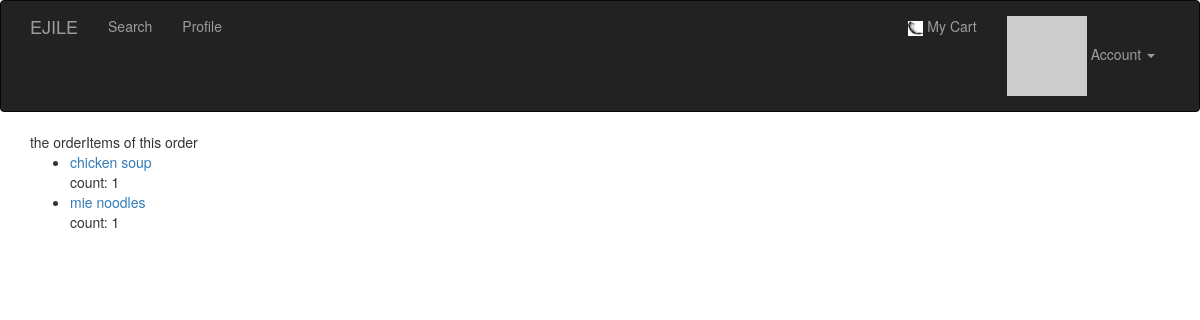
Screenshot of /order_detail/2 (signed in) with the database file from the repository.
### app/models.py (models this page shows, shortened)
class OrderItem(db.Model):
    __tablename__   = 'orderItems'
    id              = db.Column(db.Integer, primary_key = True)
    count           = db.Column(db.Integer)
    foodItem_id     = db.Column(db.Integer, db.ForeignKey('foodItems.id'))
    restaurant_id   = db.Column(db.Integer, db.ForeignKey('restaurants.id'))
    order_id        = db.Column(db.Integer, db.ForeignKey('orders.id'))

class FoodItem(db.Model):
    __tablename__   = 'foodItems'
    id              = db.Column(db.Integer, primary_key = True)
    price           = db.Column(db.Float)
    imageurl        = db.Column(db.Text)
    name            = db.Column(db.String(64))
    description      = db.Column(db.Text)
    orderItems      = db.relationship('OrderItem', backref = 'foodItem', lazy = 'dynamic')
    restaurant_id   = db.Column(db.Integer, db.ForeignKey('restaurants.id'))

### app/main/views.py (the view)
@main.route('/order_detail/<int:id>')
@login_required
def order_detail(id):
    order       = Order.query.get_or_404(id)
    orderItems  = order.orderItems
    return render_template('order_detail.html', orderItems=orderItems)

### app/auth/views.py (called while the page is built)
@auth.before_app_request
def before_request():
    if current_user.is_authenticated():
        current_user.ping()
        if not current_user.confirmed \
                and request.endpoint[:5] != 'auth.' \
                and request.endpoint != 'static':
            return redirect(url_for('auth.unconfirmed'))
        if current_user.is_salesmanager() and current_user.to_be_confirm_salesmanager \
                and request.endpoint == 'salesmanager':
            return redirect(url_for('salesmanager.ungranted'))

### app/main/__init__.py (called while the page is built)
@main.app_context_processor
def inject_permissions():
    return dict(Permission=Permission)

### app/models.py (called while the page is built)
@login_manager.user_loader
def load_user(user_id):
    return User.query.get(int(user_id))

    def can(self, permissions):
        return self.role is not None and \
            (self.role.permissions & permissions) == permissions

    def is_salesmanager(self):
        return self.can(Permission.SALESMANAGER)  and  not self.can(Permission.ADMINISTER)

    def is_staff(self):
        return self.can(Permission.STAFF)

    def is_user(self):
        return self.can(Permission.USUAL) and not self.can(Permission.ADMINISTER) \
                and not self.can(Permission.STAFF) and not self.can(Permission.SALESMANAGER)

    def ping(self):
        self.last_seen = datetime.utcnow()
        db.session.add(self)

    def gravatar(self, size=100, default='identicon', rating='g'):
        if request.is_secure:
            url = 'https://secure.gravatar.com/avatar'
        else:
            url = 'http://www.gravatar.com/avatar'
        hash = self.avatar_hash or hashlib.md5(
            self.email.encode('utf-8')).hexdigest()
        return '{url}/{hash}?s={size}&d={default}&r={rating}'.format(
            url=url, hash=hash, size=size, default=default, rating=rating)

### app/templates/order_detail.html (shortened to what this page needs)
{% extends "base.html" %}
{% block page_content %}
<div>the orderItems of this order</div>
<div>
{% include '_orderItems.html' %}
</div>
{% endblock %}

### app/templates/_orderItems.html
<ul class="orderItems">
    {% for orderItem in orderItems %}
    <li class="orderItem">
    	<div> <a href="{{url_for('main.fooditems', id=orderItem.foodItem.id)}}">
    		{{orderItem.foodItem.name }}</a>   </div>
        <div>count: {{ orderItem.count }}</div>
    </li>
    {% endfor %}
</ul>

### rows the page displays
OrderItem: foodItem.name "chicken soup", count "1"
OrderItem: foodItem.name "mie noodles", count "1"
